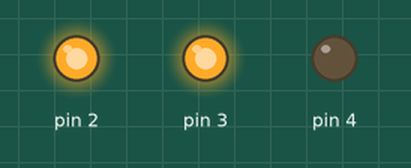
Bench run of a sketch on a simulated Arduino Uno, built with avr-gcc and run on an emulated ATmega328P. On the bench: output pins drawn as LEDs (lit = HIGH).

Above: at 0.1 s.
At 0.9 s:
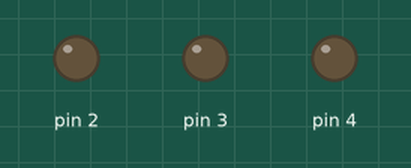
At 3.1 s:
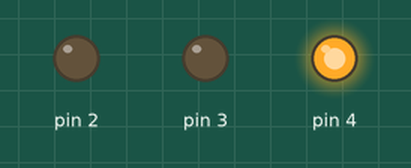
Timing chart, 0 to 3.4 s (numbered marks = the images above):
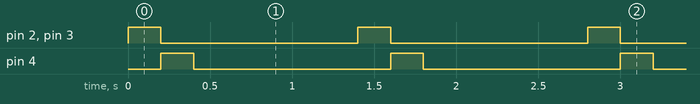

The sketch:

tethered_swimming.ino
```cpp
String go = "";
// the setup function runs once when you press reset or power the board
void setup() {
  // initialize digital pin LED_BUILTIN as an output.
  pinMode(2, OUTPUT);
  pinMode(3, OUTPUT);
  pinMode(4, OUTPUT);
  Serial.begin(9600);
}

// the loop function runs over and over again forever
void loop() {
  digitalWrite(4,LOW);
  digitalWrite(2, HIGH);
  //delay(400);

  digitalWrite(3, HIGH);
  delay(200);
  digitalWrite(2, LOW);
  digitalWrite(3, LOW);
  digitalWrite(4, HIGH);
  delay(200);
  digitalWrite(4,LOW);
  delay(1000); // wait for a minute

}
```

Measured:
- by itself, pin 2–4: alternates HIGH for 0.20 s and LOW for 1.2 s
- by itself, everything shown: repeats every 1.4 s, in 3 steps
